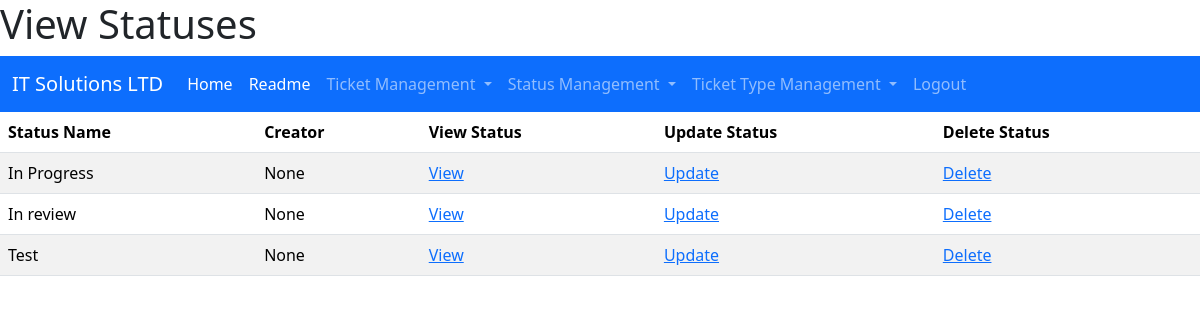
The app's page /view_statuses/ (signed in), older data.
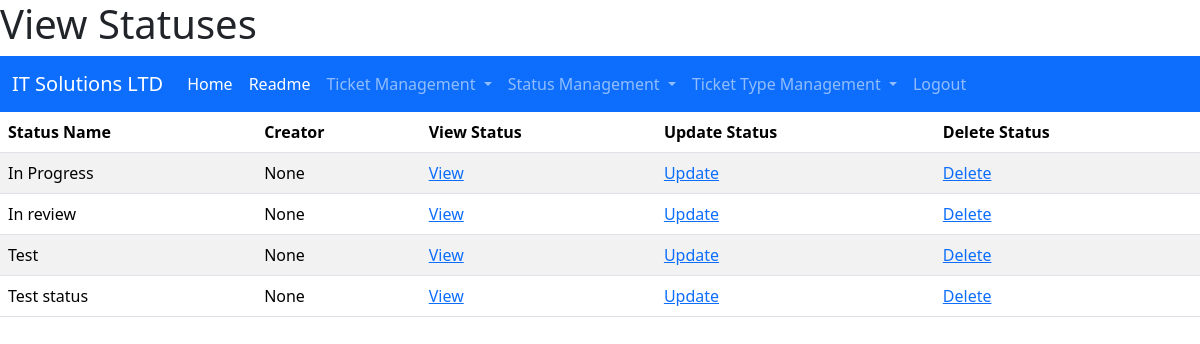
The same page, newer data.
### myapp/models.py (models this page shows, shortened)
class Status(models.Model):
    status_name = models.CharField(max_length=20, primary_key=True, null=False)
    status_description = models.CharField(max_length=100, blank=True, null=True)
    reporter_id = models.PositiveIntegerField(null=False, default=0)

### myapp/views.py (the view)
# urls.py: path("view_statuses/", views.ViewStatuses, name="View Statuses"),
@login_required(login_url="/login")
def ViewStatuses(request):
    items = []
    for status in Status.objects.all():
        try:
            reporter = User.objects.get(id=status.reporter_id).username
        except:
            reporter = "None"
        can_update = can_user_update(request, status)
        items.append({"status": status, "reporter": reporter, "can_update": can_update})
    return render(request, "myapp/display_statuses.html", {"items": items})

### myapp/views.py (called while the page is built)
def can_user_update(request, object) -> bool:
    return request.user.id == object.reporter_id or request.user.is_superuser

### myapp/templates/myapp/display_statuses.html (shortened to what this page needs)
{% extends "myapp/base.html" %}
{% block title %}
<h1>View Statuses</h1>
{% endblock %}
{% block content %}
    <table class="table table-striped">
        <thead>
            <tr>
                <th>Status Name</th>
                <th>Creator</th>
                <th>View Status</th>
                <th>Update Status</th>
                {% if user.is_superuser %}
                <th> Delete Status</th>
                {% endif %}
            </tr>
        </thead>
        <tbody>
            {% for item in items %}
                <tr scope="row">
                    <td> {{item.status.status_name}} </td>
                    <td> {{item.reporter}} </td>
                    <td> <a href="/view_status/{{item.status.status_name}}"> View </a> </td>
                    {% if item.can_update %}
                    <td> <a href="/update_status/{{item.status.status_name}}"> Update </a> </td>
                    {% else %}
                    <td>Cannot Update</td>
                    {% endif %}
                    {% if user.is_superuser %}
                    <td> <a href="/delete_status/{{item.status.status_name}}"> Delete </a> </td>
                    {% endif %}
                </tr>
            {% endfor %}
        </tbody>
    </table>
{% endblock %}

Row changes from the older to the newer data that the page shows:
added Status: status.status_name "Test status", reporter "None"
